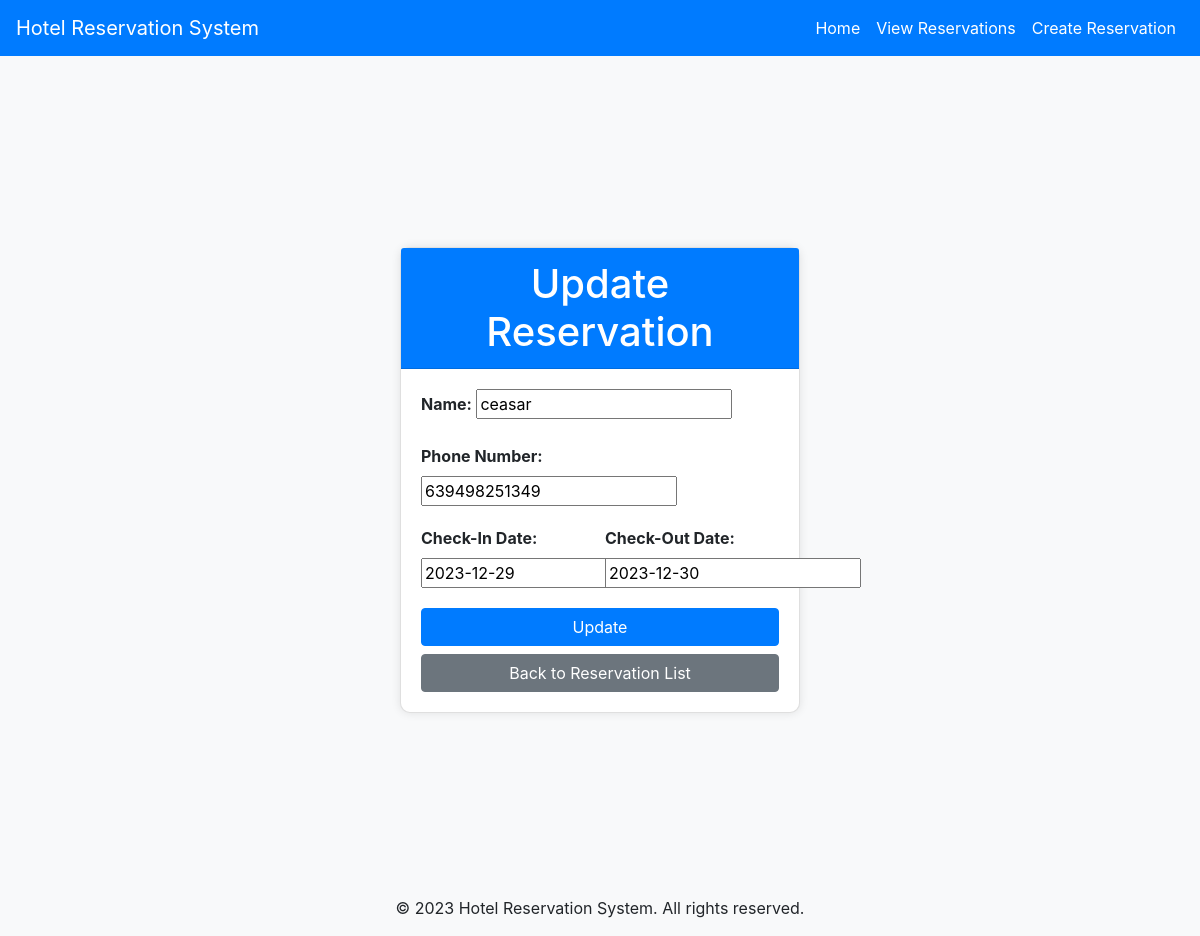
The app's page /reservations/update/8/ with its own data.
### reservations/models.py (models this page shows, shortened)
class Reservation(models.Model):
    name = models.CharField(max_length=100)
    phone_number = models.CharField(max_length=15)
    check_in_date = models.DateField()
    check_out_date = models.DateField()

### reservations/views.py (the view)
# urls.py: path('update/<int:pk>/', reservation_update, name='reservation_update'),
def reservation_update(request, pk):
    reservation = get_object_or_404(Reservation, pk=pk)
    if request.method == 'POST':
        form = ReservationForm(request.POST, instance=reservation)
        if form.is_valid():
            form.save()
            return redirect('reservation_list')
    else:
        form = ReservationForm(instance=reservation)
    messages.success(request, 'Reservation updated successfully.')
    return render(request, 'reservations/reservation_form.html', {'form': form, 'reservation': reservation})

### reservations/forms.py
class ReservationForm(forms.ModelForm):
    class Meta:
        model = Reservation
        fields = ['name', 'phone_number', 'check_in_date', 'check_out_date']

### reservations/templates/reservations/reservation_form.html (shortened to what this page needs)
<!DOCTYPE html>
<html lang="en">
<head>
    <link rel="stylesheet" href="https://maxcdn.bootstrapcdn.com/bootstrap/4.0.0/css/bootstrap.min.css">
    <link rel="stylesheet" href="https://cdnjs.cloudflare.com/ajax/libs/bootstrap-datepicker/1.9.0/css/bootstrap-datepicker.min.css">
</head>
<body>
    {% include 'navbar.html' %}
    <div class="container mt-4">
        <div class="card">
            <div class="card-header">
                <h1 class="mb-0">{% if reservation %}Update{% else %}Create{% endif %} Reservation</h1>
            </div>
            <div class="card-body">
                <form method="post">
                    <div class="form-row">
                        <div class="form-group col-md-12">
                            <label for="{{ form.name.id_for_label }}">Name:</label>
                            {{ form.name }}
                        </div>
                        <div class="form-group col-md-12">
                            <label for="{{ form.phone_number.id_for_label }}">Phone Number:</label>
                            {{ form.phone_number }}
                        </div>
                        <div class="form-group col-md-6">
                            <label for="{{ form.check_in_date.id_for_label }}">Check-In Date:</label>
                            {{ form.check_in_date }}
                        </div>
                        <div class="form-group col-md-6">
                            <label for="{{ form.check_out_date.id_for_label }}">Check-Out Date:</label>
                            {{ form.check_out_date }}
                        </div>
                    </div>
                    <button type="submit" class="btn btn-primary">{% if reservation %}Update{% else %}Submit{% endif %}</button>
                </form>
                <a href="{% url 'reservation_list' %}" class="btn btn-secondary mt-2">Back to Reservation List</a>
            </div>
        </div>
    </div>
    {% include 'footer.html' %}
</body>
</html>

### reservations/templates/reservations/reservation_form.html (style rules this page uses)
body { background-color: #f8f9fa; }
.container { display: flex; align-items: center; justify-content: center; height: 100vh; }
.card { width: 400px; border-radius: 10px; box-shadow: 0 0 10px rgba(0, 0, 0, 0.1); }
.card-header { background-color: #007bff; color: #ffffff; text-align: center; border-radius: 10px 10px 0 0; }
.card-body { padding: 20px; }
.form-group { margin-bottom: 20px; }
label { font-weight: bold; }
button[type="submit"] { width: 100%; }
.btn-secondary { width: 100%; }

### records on screen
Reservation: name "ceasar", phone_number "639498251349", check_in_date "2023-12-29", check_out_date "2023-12-30"
